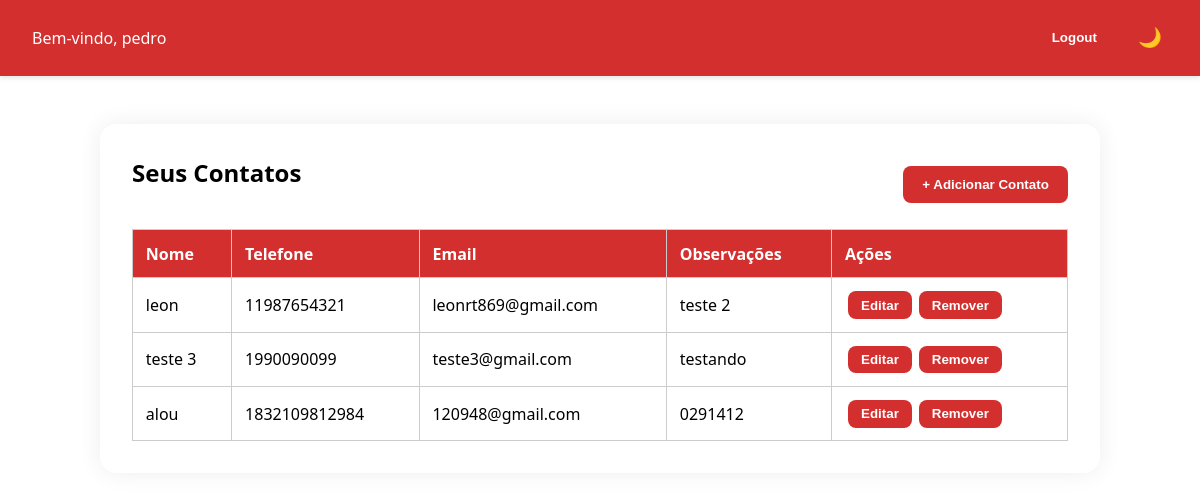
The app's page /agenda (signed in) with its own data.
### tables this page shows
CREATE TABLE contatos (
            id INTEGER PRIMARY KEY AUTOINCREMENT,
            usuario_id INTEGER NOT NULL,
            nome TEXT,
            telefone TEXT,
            email TEXT,
            observacoes TEXT,
            FOREIGN KEY (usuario_id) REFERENCES usuarios(id)
        );

### app.py (the view)
@app.route('/agenda')
def agenda():
    if 'usuario_id' not in session:
        return redirect('/')
    usuario_id = session['usuario_id']
    conn = conectar()
    cur = conn.cursor()
    cur.execute("SELECT * FROM contatos WHERE usuario_id = ?", (usuario_id,))
    contatos = cur.fetchall()
    conn.close()
    return render_template('agenda.html', contatos=contatos, nome=session['nome'])

### app.py (called while the page is built)
def conectar():
    conn = sqlite3.connect(DATABASE)
    conn.row_factory = sqlite3.Row
    return conn

@app.before_request
def garantir_banco():
    if not os.path.exists(DATABASE):
        criar_tabelas()

### templates/agenda.html (shortened to what this page needs)
<!DOCTYPE html>
<html lang="pt-br">
<head>
</head>
<body>
  <header>
    <div>Bem-vindo, {{ nome }}</div>
    <div style="display: flex; gap: 1rem;">
      <form action="/logout" method="GET">
        <button class="btn">Logout</button>
      </form>
      <button class="theme-toggle" onclick="toggleTheme()">🌙</button>
    </div>
  </header>
  <div class="container">
    <div class="card">
      <div class="actions">
        <h2>Seus Contatos</h2>
        <button class="btn" onclick="abrirModal()">+ Adicionar Contato</button>
      </div>
      <table>
        <thead>
          <tr>
            <th>Nome</th>
            <th>Telefone</th>
            <th>Email</th>
            <th>Observações</th>
            <th>Ações</th>
          </tr>
        </thead>
        <tbody>
          {% for c in contatos %}
          <tr data-id="{{ c.id }}">
            <td>{{ c.nome }}</td>
            <td>{{ c.telefone }}</td>
            <td>{{ c.email }}</td>
            <td>{{ c.observacoes }}</td>
            <td style="white-space: nowrap;">
              <button class="btn btn-small" type="button" onclick="editarContato(this)">Editar</button>
              <form action="/remover" method="POST" style="display:inline;">
                <button class="btn btn-small" type="submit">Remover</button>
              </form>
            </td>
          </tr>
          {% endfor %}
        </tbody>
      </table>
    </div>
  </div>
</body>
</html>

### templates/agenda.html (style rules this page uses)
:root { --bg-light: #fff; --bg-dark: #121212; --text-light: #000; --text-dark: #fff; --primary-light: #d32f2f; --primary-dark: #2196f3; --card-light: #ffffff; --card-dark: #1e1e1e; }
body { margin: 0; font-family: 'Segoe UI', sans-serif; background-color: var(--bg-light); color: var(--text-light); transition: background 0.4s ease, color 0.4s ease; opacity: 0; transform: translateY(30px); animation: fadeSlideIn 0.6s forwards; }
header { background: var(--primary-light); color: white; padding: 1.2rem 2rem; display: flex; justify-content: space-between; align-items: center; box-shadow: 0 2px 5px rgba(0,0,0,0.1); }
.theme-toggle { font-size: 1.2rem; background: none; border: none; cursor: pointer; color: inherit; }
.container { max-width: 1000px; margin: 2rem auto; padding: 1rem; }
.card { background: var(--card-light); padding: 2rem; border-radius: 16px; box-shadow: 0 0 25px rgba(0,0,0,0.07); transition: background 0.3s; }
h2 { margin-top: 0; margin-bottom: 1.5rem; text-align: center; }
.actions { display: flex; justify-content: space-between; align-items: center; margin-bottom: 1rem; flex-wrap: wrap; gap: 1rem; }
.btn { background: var(--primary-light); color: white; border: none; padding: 0.7rem 1.2rem; border-radius: 8px; font-weight: bold; cursor: pointer; transition: background 0.3s; }
table { width: 100%; border-collapse: collapse; margin-top: 1rem; }
th, td { border: 1px solid #ccc; padding: 0.8rem; text-align: left; }
th { background: var(--primary-light); color: white; }
.btn-small { padding: 0.4rem 0.8rem; margin-left: 0.2rem; }

### records on screen
contatos: nome "leon", telefone "11987654321", email "leonrt869@gmail.com", observacoes "teste 2"
contatos: nome "teste 3", telefone "1990090099", email "teste3@gmail.com", observacoes "testando"
contatos: nome "alou", telefone "1832109812984", email "120948@gmail.com", observacoes "0291412"

### other values on screen
{{ nome }} "pedro"
